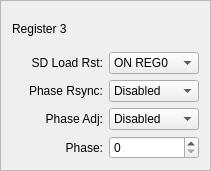
  <widget class="QFrame" name="frame_reg_3">
   <property name="geometry">
    <rect>
     <x>20</x>
     <y>180</y>
     <width>211</width>
     <height>171</height>
    </rect>
   </property>
   <property name="frameShape">
    <enum>QFrame::StyledPanel</enum>
   </property>
   <property name="frameShadow">
    <enum>QFrame::Raised</enum>
   </property>
   <layout class="QGridLayout" name="gridLayout_2">
    <item row="0" column="0" colspan="2">
     <widget class="QLabel" name="label_4">
      <property name="text">
       <string>Register 3</string>
      </property>
     </widget>
    </item>
    <item row="1" column="0">
     <widget class="QLabel" name="label_5">
      <property name="text">
       <string>SD Load Rst:</string>
      </property>
      <property name="alignment">
       <set>Qt::AlignRight|Qt::AlignTrailing|Qt::AlignVCenter</set>
      </property>
     </widget>
    </item>
    <item row="1" column="1">
     <widget class="QComboBox" name="r3_sd_load">
      <item>
       <property name="text">
        <string>ON REG0</string>
       </property>
      </item>
      <item>
       <property name="text">
        <string>Disabled</string>
       </property>
      </item>
     </widget>
    </item>
    <item row="2" column="0">
     <widget class="QLabel" name="label_6">
      <property name="text">
       <string>Phase Rsync:</string>
      </property>
      <property name="alignment">
       <set>Qt::AlignRight|Qt::AlignTrailing|Qt::AlignVCenter</set>
      </property>
     </widget>
    </item>
    <item row="2" column="1">
     <widget class="QComboBox" name="r3_phase_rsync">
      <item>
       <property name="text">
        <string>Disabled</string>
       </property>
      </item>
      <item>
       <property name="text">
        <string>Enabled</string>
       </property>
      </item>
     </widget>
    </item>
    <item row="3" column="0">
     <widget class="QLabel" name="label_7">
      <property name="text">
       <string>Phase Adj:</string>
      </property>
      <property name="alignment">
       <set>Qt::AlignRight|Qt::AlignTrailing|Qt::AlignVCenter</set>
      </property>
     </widget>
    </item>
    <item row="3" column="1">
     <widget class="QComboBox" name="r3_phase_adj">
      <item>
       <property name="text">
        <string>Disabled</string>
       </property>
      </item>
      <item>
       <property name="text">
        <string>Enabled</string>
       </property>
      </item>
     </widget>
    </item>
    <item row="4" column="0">
     <widget class="QLabel" name="label_8">
      <property name="text">
       <string>Phase:</string>
      </property>
      <property name="alignment">
       <set>Qt::AlignRight|Qt::AlignTrailing|Qt::AlignVCenter</set>
      </property>
     </widget>
    </item>
    <item row="4" column="1">
     <widget class="QSpinBox" name="r3_phase">
      <property name="maximum">
       <number>16777215</number>
      </property>
     </widget>
    </item>
   </layout>
  </widget>
